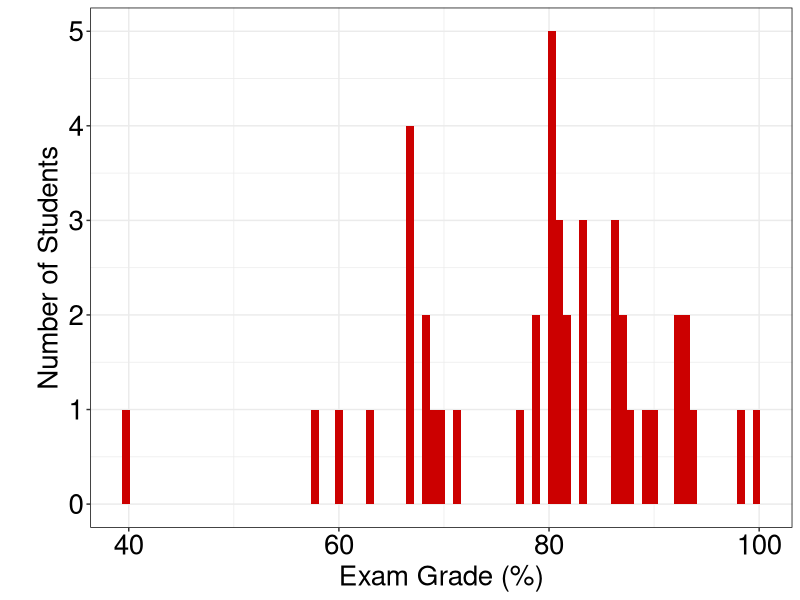

Here is the R script that generated this plot:
## ---- chunk 1
library(plyr)
library(ggplot2)
## ---- chunk 2
setwd("/Users/Deborah/desktop/CENG340/grade_dist/Midterm1")

## ---- chunk 3
#To import data
abc <- read.table('midterm1.csv', header=FALSE, sep=',')
colnames(abc)<- "grades"
## ---- chunk 4
abc
## ---- chunk 5
ggplot(abc, aes(x=grades)) + geom_histogram(binwidth = 0.75, fill = "#CC0000") +
  theme(legend.position = "none") +
  theme_bw() +
  theme(axis.text.y = element_text(size = 20, color = "black"),axis.text.x = element_text(size = 20, color = "black"),axis.title.x = element_text(size=20), axis.title.y = element_text(size = 20)) +
  theme(panel.border = element_rect(color = "black"))+
  labs(x = "Exam Grade (%)", y = "\nNumber of Students") 
